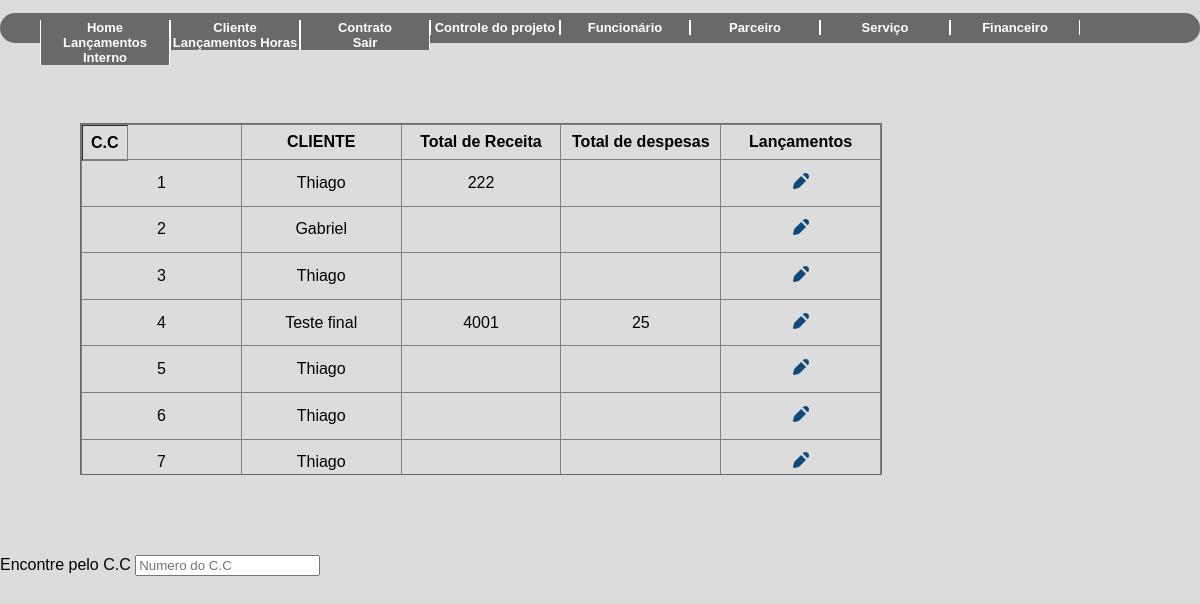
The app's page /controleprojeto.php (signed in) with its own data.
### tables this page shows
CREATE TABLE IF NOT EXISTS `contrato` (
  `ID` int(11) NOT NULL AUTO_INCREMENT,
  `ID_Cliente` int(11) DEFAULT NULL,
  `ID_Servico` int(11) DEFAULT NULL,
  `Detalhes` varchar(500) DEFAULT NULL,
  `PRAZO` date DEFAULT NULL,
  `Valor` decimal(10,0) DEFAULT NULL,
  `qnt_parcela` decimal(10,0) DEFAULT NULL,
  `VENCIMENTO` varchar(2) DEFAULT NULL,
  PRIMARY KEY (`ID`),
  KEY `fk_cli` (`ID_Cliente`),
  KEY `fk_servi` (`ID_Servico`)
);

CREATE TABLE IF NOT EXISTS `cliente` (
  `id` int(11) NOT NULL AUTO_INCREMENT,
  `pessoa` varchar(8) DEFAULT NULL,
  `nome` varchar(50) DEFAULT NULL,
  `cpf` varchar(11) DEFAULT NULL,
  `rg` varchar(9) DEFAULT NULL,
  `cnpj` varchar(14) DEFAULT NULL,
  `razao` varchar(50) DEFAULT NULL,
  `inscricao` int(15) DEFAULT NULL,
  `representante` varchar(50) DEFAULT NULL,
  `sexo` varchar(1) DEFAULT NULL,
  `observacao` varchar(500) DEFAULT NULL,
  `id_parc` int(11) DEFAULT NULL,
  PRIMARY KEY (`id`),
  KEY `fk_parc` (`id_parc`)
);

### classes/receita.class.php (called while the page is built, shortened)
<?php
require_once 'Conexao.class.php';
require_once 'funcoes.class.php';
class Receita{
    public function __construct(){
        $this->con = new conexao();
    }
    public function querySelectreceita($dados){
        try{
            $cst = $this->con->conect()->prepare("SELECT contrato.ID AS ID_CONTRATO, cliente.id AS ID_CLI, cliente.nome AS NOME_CLI, SUM(receita_proj.VALOR) AS receita FROM receita_proj INNER JOIN contrato ON contrato.ID = receita_proj.ID_CONT INNER JOIN cliente ON cliente.id = receita_proj.id_cli GROUP BY receita_proj.ID_CONT;");
            $cst->execute();
            return $cst->fetchAll();
        }catch(PDOException $ex){
            return 'error'.$ex->getMessage();
        }
    }
    public function querySelectdespesa($dados){
        try{
            $cst = $this->con->conect()->prepare("SELECT contrato.ID AS ID_CONTRATO, cliente.id AS ID_CLI, cliente.nome AS NOME_CLI, SUM(despesa_proj.VALOR) AS DESPESA FROM despesa_proj INNER JOIN contrato ON contrato.ID = despesa_proj.ID_CONT INNER JOIN cliente ON cliente.id = despesa_proj.id_cli  GROUP BY despesa_proj.ID_CONT;");
            $cst->execute();
            return $cst->fetchAll();
        }catch(PDOException $ex){
            return 'error'.$ex->getMessage();
        }
    }
}
?>

### classes/Conexao.class.php (called while the page is built)
<?php
class conexao{
    private $usuario;
    private $senha;
    private $banco;
    private $servidor;
    private static $pdo;
    public function __construct(){
        $this->servidor = "localhost";
        $this->banco = "teste2";
        $this->usuario =  "root";
        $this->senha = "";
    }
    public function conect(){
        try{
            if(is_null(self::$pdo)){
                self::$pdo = new PDO("mysql:host=".$this->servidor.";dbname=".$this->banco, $this->usuario, $this->senha);
            }
            return self::$pdo;
        } catch (PDOException $ex) {
			echo $ex->getMessage();
        }
    }
}
?>

### classes/funcoes.class.php (called while the page is built, shortened)
<?php
class funcoes{
    public function tratarCaracter($vlr, $tipo){
        switch($tipo){
            case 2: $rst = htmlentities($vlr, ENT_QUOTES, "ISO-8859-1"); break;
        }
        return $rst;
    }
}
?>

### controleprojeto.php (the view, shortened to what this page needs)
<?php
    require_once 'classes/receita.class.php';
    require_once 'classes/funcoes.class.php';
    $objrc = new Receita();
?>
<!DOCTYPE html>
<html lang="pt-br">
<head>
    <link rel="stylesheet" type="text/css" href="style/style2.css">
</head>
<body>
    <?php include_once("header.php"); ?>
    <div id="resultado" class="scroll" >
        <table border="1">
            <thead>
                <tr>
                    <th>C.C</th>
                    <th>CLIENTE</th>
                    <th>Total de Receita</th>
                    <th> Total de despesas  </th>
                    <th> Lançamentos </th>
                </tr>
            </thead>
            <tbody>
            <?php
                $dados = '';
                $rec = $objrc->querySelectreceita($dados);
                $des = $objrc->querySelectdespesa($dados);
                array_map (function($rec,$des){
                    require_once 'classes/funcoes.class.php';
                    $objFc = new Funcoes();
            ?>
                <tr>
                    <td> <?php echo ($des['ID_CONTRATO']); ?> </td>
                    <td> <?php echo ($objFc->tratarCaracter($des['NOME_CLI'],2)); ?> </td>
                    <td> <?php echo ($rec['receita']); ?> </td>
                    <td> <?php echo ($des['DESPESA']);  ?> </td>
                    <td><div class="editar"><a href="lancamentos.php?acao=edit&func=<?php echo $des['ID_CONTRATO'] ?>" title="Editar dados"> <img src="img/ico-editar.png" width="16" height="16" alt="Editar"> </a></div>  </td>
                </tr>
                <?php }, $rec,$des); ?>
        </table>
    </div>
    <form action="processa_controle.php">
        <div class="search">
        Encontre pelo C.C
        <input type="text" name="campo"  id="campo" placeholder="Numero do C.C" >
        </div>
    </form>
</body>
</html>

### Style/style2.css (style rules this page uses)
html { width: 100%; height: 100% }
body { margin: 0; background-color: #DCDCDC; font-family: 'Trebuchet MS', 'Lucida Sans Unicode', 'Lucida Grande', 'Lucida Sans', Arial, sans-serif }
.scroll { overflow: scroll; overflow: auto; border: solid 1px #696969; width: 800px; height: 300px; margin: 80px; width: 800px; height: 350px; }
.scroll table { width: 100%; table-layout: fixed; text-align: center; border-collapse: collapse; }
.scroll table tr th { padding: .5em; margin: 0; text-align: center; }
.scroll table th:first-child { position:fixed; }
.scroll table td { padding: .8em; }

### Style/style.css (style rules this page uses)
body { background-color: #DCDCDC; }

### records on screen
contrato: ID "1"
cliente: nome "Thiago Thiago Thiago Thiago Thiago"
contrato: ID "2"
cliente: nome "Gabriel"
contrato: ID "3"
contrato: ID "4"
cliente: nome "Teste final"
contrato: ID "5"
contrato: ID "6"
contrato: ID "7"

### other values on screen
$rec['receita'] "222 4001"
$des['DESPESA'] "25"
